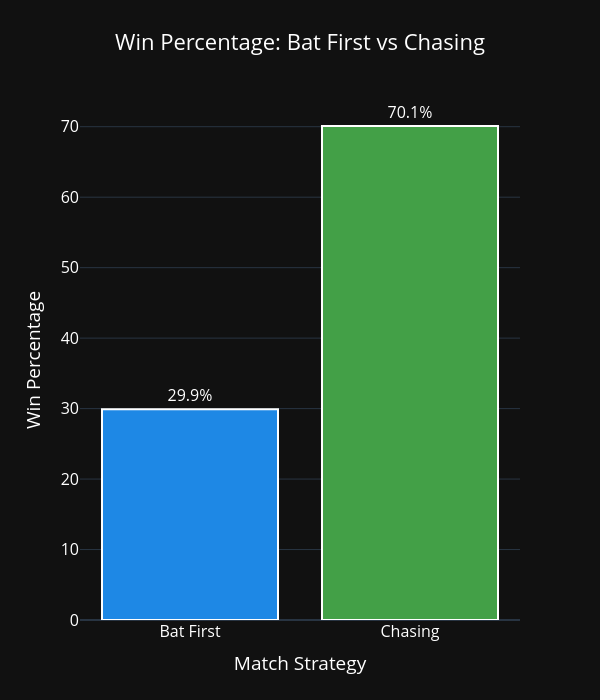

This figure's notebook cell:
### Code cell
import plotly.express as px
import pandas as pd

# Calculate percentages
total = bat_first_wins + chase_wins

bat_first_percentage = round((bat_first_wins / total) * 100, 1)
chase_percentage = round((chase_wins / total) * 100, 1)

# Dataframe
decision_df = pd.DataFrame({
    'Decision': ['Bat First', 'Chasing'],
    'Percentage': [bat_first_percentage, chase_percentage],
    'Matches': [bat_first_wins, chase_wins]
})

# Create chart
fig = px.bar(
    decision_df,
    x='Decision',
    y='Percentage',
    text='Percentage',

    color='Decision',

    color_discrete_map={
        'Bat First': '#1E88E5',
        'Chasing': '#43A047'
    },

    title='Win Percentage: Bat First vs Chasing'
)

# Styling
fig.update_traces(
    texttemplate='%{text}%',
    textposition='outside',
    marker_line_width=2,
    marker_line_color='white'
)

fig.update_layout(
    template='plotly_dark',

    title={
        'x':0.5
    },

    plot_bgcolor='#111111',
    paper_bgcolor='#111111',

    font=dict(
        size=16,
        color='white'
    ),

    xaxis_title='Match Strategy',
    yaxis_title='Win Percentage',

    showlegend=False,

    height=700,
    width=600
)

fig.show()

### Figure 1 — Plotly figure (JSON) as saved in the notebook; plotly's stock layout.template omitted (floating-point values rounded to 4 significant figures)
{"data": [{"hovertemplate": "Decision=%{x}<br>Percentage=%{text}<extra></extra>", "legendgroup": "Bat First", "marker": {"color": "#1E88E5", "line": {"color": "white", "width": 2}, "pattern": {"shape": ""}}, "name": "Bat First", "orientation": "v", "showlegend": true, "text": [29.9], "textposition": "outside", "texttemplate": "%{text}%", "type": "bar", "x": ["Bat First"], "xaxis": "x", "y": [29.9], "yaxis": "y"}, {"hovertemplate": "Decision=%{x}<br>Percentage=%{text}<extra></extra>", "legendgroup": "Chasing", "marker": {"color": "#43A047", "line": {"color": "white", "width": 2}, "pattern": {"shape": ""}}, "name": "Chasing", "orientation": "v", "showlegend": true, "text": [70.1], "textposition": "outside", "texttemplate": "%{text}%", "type": "bar", "x": ["Chasing"], "xaxis": "x", "y": [70.1], "yaxis": "y"}], "layout": {"barmode": "relative", "font": {"color": "white", "size": 16}, "height": 700, "legend": {"title": {"text": "Decision"}, "tracegroupgap": 0}, "paper_bgcolor": "#111111", "plot_bgcolor": "#111111", "showlegend": false, "title": {"text": "Win Percentage: Bat First vs Chasing", "x": 0.5}, "width": 600, "xaxis": {"anchor": "y", "categoryarray": ["Bat First", "Chasing"], "categoryorder": "array", "domain": [0, 1], "title": {"text": "Match Strategy"}}, "yaxis": {"anchor": "x", "domain": [0, 1], "title": {"text": "Win Percentage"}}}}
